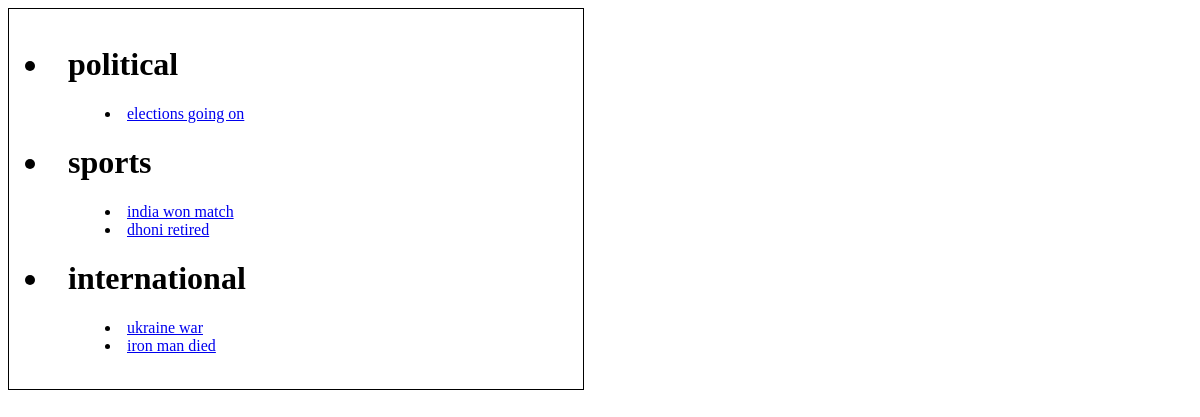
The app's page /, older data.
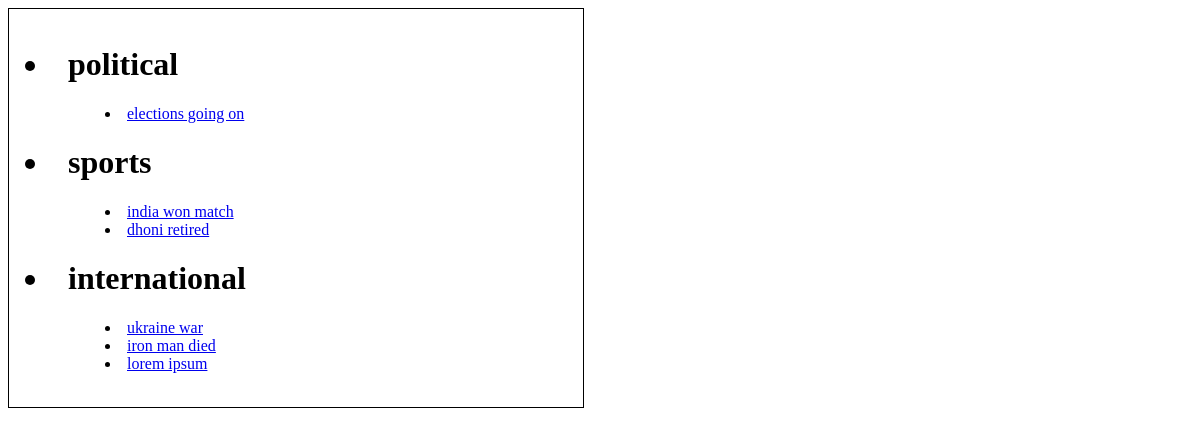
The same page, newer data.
### pnews/models.py (models this page shows, shortened)
class Category(models.Model):
    name = models.CharField(max_length=50)
    class Meta:
        verbose_name_plural = 'Categories'

class News(models.Model):
    title = models.CharField(max_length=200)
    text = models. TextField()
    category = models.ForeignKey(Category,on_delete=models.CASCADE)
    pub_date = models.DateTimeField('date published')
    class Meta:
        verbose_name_plural = "News"

### pnews/views.py (the view)
# urls.py: path('', main_pageNews,name='home'),
def main_pageNews(request):
    data={'cat': Category.objects.all(),
            'news' : News.objects.all() }
    return render(request,'home.html',context=data)

### templates/home.html (shortened to what this page needs)
<html lang="en">
<head>
</head>
<body>
    <div id="wrap">
    <div class="box">
    {% for ct in cat %}
    <div><h1><li>{{ ct.name }}</a></li></h1>
    {% for n in news %}
    {% if n.category == ct %}
        <li class="inner"> <a href='#' onclick="disp('{{ n.text|truncatewords:10}}');" >{{n.title}} </a></li>
    {% endif %}
    {% endfor %}
        </div>
    {% endfor %}
    <br>
    </div>
</body>
</html>

### templates/home.html (style rules this page uses)
div .inner { padding-left: 5rem; }
.box { border: 1px solid; padding:1rem; }
#wrap { display: grid; grid-template-columns: 1fr 1fr; gap:2rem; }

Row changes from the older to the newer data that the page shows:
added News: title "lorem ipsum", shown under Category "international"
